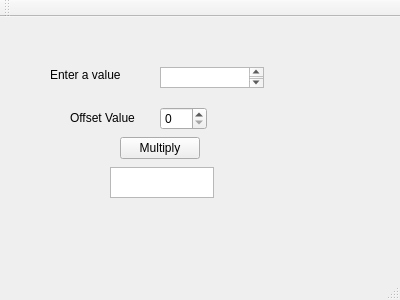
<?xml version="1.0" encoding="UTF-8"?>
<ui version="4.0">
 <class>MainWindow</class>
 <widget class="QMainWindow" name="MainWindow">
  <property name="geometry">
   <rect>
    <x>0</x>
    <y>0</y>
    <width>400</width>
    <height>300</height>
   </rect>
  </property>
  <property name="windowTitle">
   <string>MainWindow</string>
  </property>
  <widget class="QWidget" name="centralWidget">
   <widget class="QTextEdit" name="inputField1">
    <property name="geometry">
     <rect>
      <x>160</x>
      <y>50</y>
      <width>104</width>
      <height>21</height>
     </rect>
    </property>
   </widget>
   <widget class="QLabel" name="label1">
    <property name="geometry">
     <rect>
      <x>50</x>
      <y>50</y>
      <width>101</width>
      <height>16</height>
     </rect>
    </property>
    <property name="text">
     <string>Enter a value</string>
    </property>
   </widget>
   <widget class="QSpinBox" name="spinBox_SeedValue">
    <property name="geometry">
     <rect>
      <x>160</x>
      <y>90</y>
      <width>47</width>
      <height>23</height>
     </rect>
    </property>
   </widget>
   <widget class="QLabel" name="label">
    <property name="geometry">
     <rect>
      <x>70</x>
      <y>90</y>
      <width>81</width>
      <height>21</height>
     </rect>
    </property>
    <property name="text">
     <string>Offset Value</string>
    </property>
   </widget>
   <widget class="QPushButton" name="pushButton">
    <property name="geometry">
     <rect>
      <x>120</x>
      <y>120</y>
      <width>80</width>
      <height>22</height>
     </rect>
    </property>
    <property name="text">
     <string>Multiply</string>
    </property>
   </widget>
   <widget class="QTextEdit" name="textEdit">
    <property name="geometry">
     <rect>
      <x>110</x>
      <y>150</y>
      <width>104</width>
      <height>31</height>
     </rect>
    </property>
   </widget>
  </widget>
  <widget class="QMenuBar" name="menuBar">
   <property name="geometry">
    <rect>
     <x>0</x>
     <y>0</y>
     <width>400</width>
     <height>19</height>
    </rect>
   </property>
  </widget>
  <widget class="QToolBar" name="mainToolBar">
   <attribute name="toolBarArea">
    <enum>TopToolBarArea</enum>
   </attribute>
   <attribute name="toolBarBreak">
    <bool>false</bool>
   </attribute>
  </widget>
  <widget class="QStatusBar" name="statusBar"/>
 </widget>
 <layoutdefault spacing="6" margin="11"/>
 <resources/>
 <connections/>
</ui>
